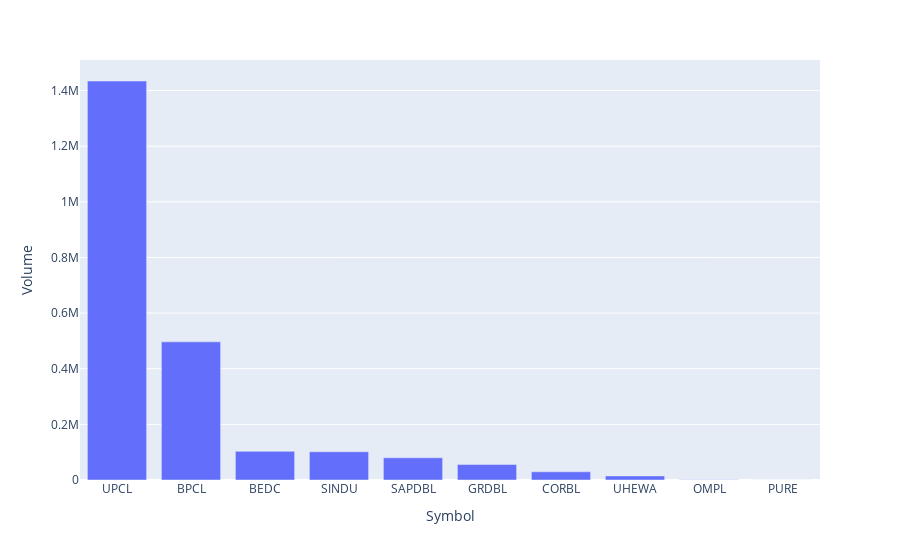

Notebook code for this chart:
### Code cell
top_change = df.sort_values(by='% Change', ascending=False).head(10)
top_volume = top_change.sort_values(by='Volume', ascending=False).head(10)
fig = px.bar(top_volume, x='Symbol', y='Volume')
fig.show()

### Figure 1 — Plotly figure (JSON) as saved in the notebook; plotly's stock layout.template omitted (floating-point values rounded to 4 significant figures)
{"data": [{"alignmentgroup": "True", "hovertemplate": "Symbol=%{x}<br>Volume=%{y}<extra></extra>", "legendgroup": "", "marker": {"color": "#636efa", "pattern": {"shape": ""}}, "name": "", "offsetgroup": "", "orientation": "v", "showlegend": false, "textposition": "auto", "type": "bar", "x": ["UPCL", "BPCL", "BEDC", "SINDU", "SAPDBL", "GRDBL", "CORBL", "UHEWA", "OMPL", "PURE"], "xaxis": "x", "y": [1434341, 496595, 103061, 101517, 79890, 55556, 29463, 14660, 1180, 120], "yaxis": "y"}], "layout": {"autosize": true, "barmode": "relative", "dragmode": "select", "legend": {"tracegroupgap": 0}, "margin": {"t": 60}, "xaxis": {"anchor": "y", "autorange": true, "domain": [0, 1], "range": [-0.5, 9.5], "title": {"text": "Symbol"}, "type": "category"}, "yaxis": {"anchor": "x", "autorange": true, "domain": [0, 1], "range": [0, 1510000.0], "title": {"text": "Volume"}, "type": "linear"}}}
